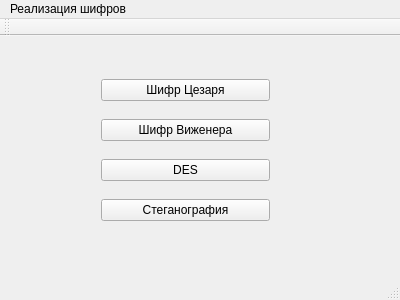
<?xml version="1.0" encoding="UTF-8"?>
<ui version="4.0">
 <class>MainWindow</class>
 <widget class="QMainWindow" name="MainWindow">
  <property name="geometry">
   <rect>
    <x>0</x>
    <y>0</y>
    <width>400</width>
    <height>300</height>
   </rect>
  </property>
  <property name="windowTitle">
   <string>Релизация шифров</string>
  </property>
  <widget class="QWidget" name="centralWidget">
   <widget class="QWidget" name="layoutWidget">
    <property name="geometry">
     <rect>
      <x>90</x>
      <y>20</y>
      <width>191</width>
      <height>191</height>
     </rect>
    </property>
    <layout class="QVBoxLayout" name="verticalLayout">
     <item>
      <widget class="QPushButton" name="cezarButton">
       <property name="text">
        <string>Шифр Цезаря</string>
       </property>
      </widget>
     </item>
     <item>
      <widget class="QPushButton" name="vigenereButton">
       <property name="text">
        <string>Шифр Виженера</string>
       </property>
      </widget>
     </item>
     <item>
      <widget class="QPushButton" name="desButton">
       <property name="text">
        <string>DES</string>
       </property>
      </widget>
     </item>
     <item>
      <widget class="QPushButton" name="steganoButton">
       <property name="text">
        <string>Стеганография</string>
       </property>
      </widget>
     </item>
    </layout>
   </widget>
  </widget>
  <widget class="QMenuBar" name="menuBar">
   <property name="geometry">
    <rect>
     <x>0</x>
     <y>0</y>
     <width>400</width>
     <height>25</height>
    </rect>
   </property>
   <widget class="QMenu" name="menu">
    <property name="title">
     <string>Реализация шифров</string>
    </property>
   </widget>
   <addaction name="menu"/>
  </widget>
  <widget class="QToolBar" name="mainToolBar">
   <attribute name="toolBarArea">
    <enum>TopToolBarArea</enum>
   </attribute>
   <attribute name="toolBarBreak">
    <bool>false</bool>
   </attribute>
  </widget>
  <widget class="QStatusBar" name="statusBar"/>
 </widget>
 <layoutdefault spacing="6" margin="11"/>
 <resources/>
 <connections/>
</ui>
